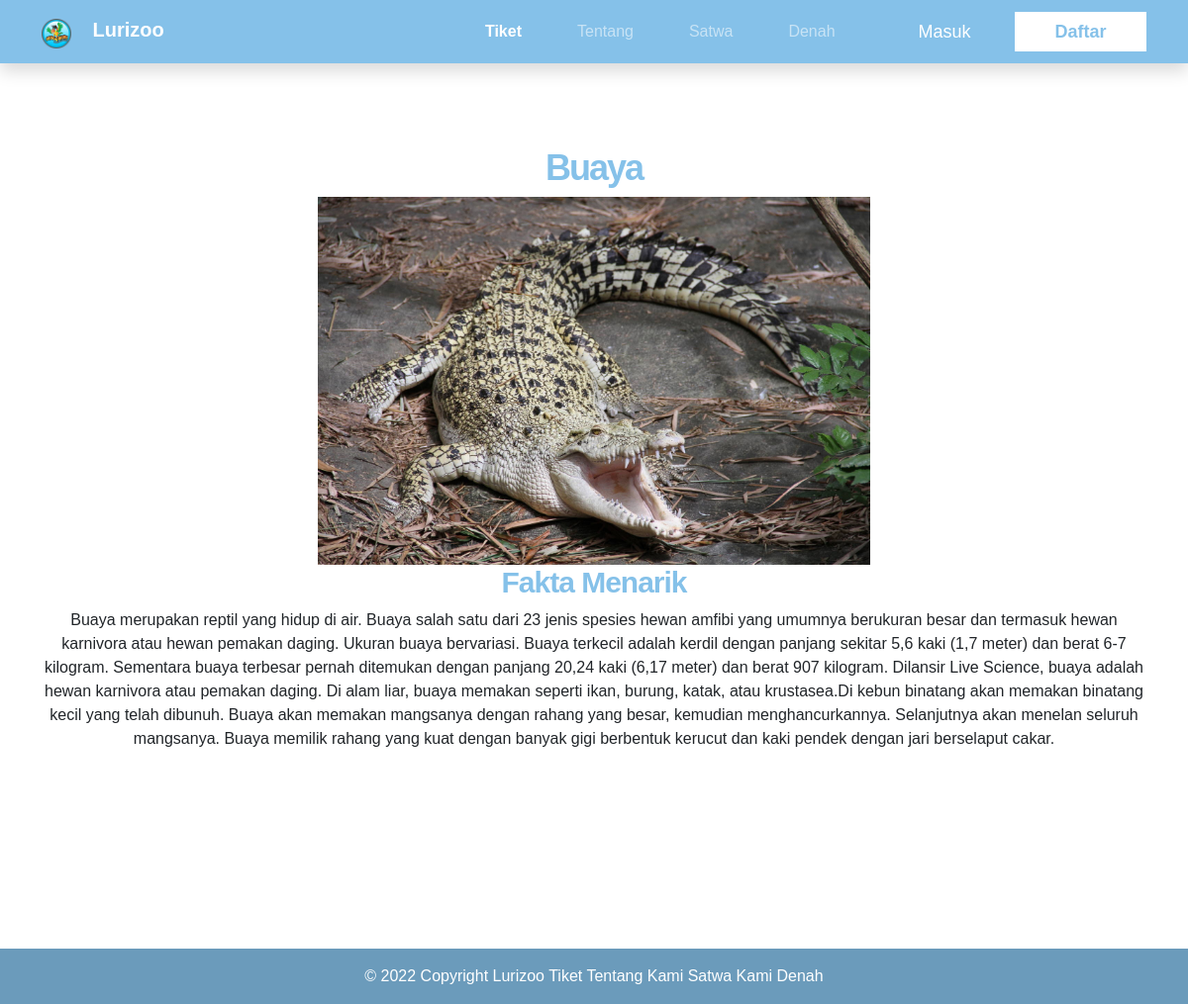
The page /detail-satwa.php?id=23 on the database its author committed.
### tables this page shows
CREATE TABLE `satwa` (
  `id_satwa` int(11) NOT NULL,
  `nama_binatang` varchar(200) NOT NULL,
  `gambar` varchar(255) NOT NULL,
  `deskripsi_satwa` text NOT NULL
);

### detail-satwa.php (the view, shortened to what this page needs)
<?php
	include_once "db/dbconnect.php";
	$satwa = mysqli_query($conn, "SELECT * FROM satwa WHERE id_satwa = '".$_GET['id']."' ");
	$p = mysqli_fetch_object($satwa);
?>
<!DOCTYPE html>
<html lang="en">
  <head>
    <link
      href="https://cdn.jsdelivr.net/npm/bootstrap@5.0.2/dist/css/bootstrap.min.css"
      rel="stylesheet"
    />
    <link href="css/bootstrap.min.css" rel="stylesheet" />
    <link href="css/bootstrap-icons.css" rel="stylesheet" />
    <link href="css/templatemo-kind-heart-charity.css" rel="stylesheet" />
    <link
      rel="stylesheet"
      href="https://maxcdn.bootstrapcdn.com/font-awesome/4.5.0/css/font-awesome.min.css"
    />
    <link rel="stylesheet" href="css/style-hewan.css" />
  </head>
  <body>
        <nav
      class="navbar navbar-expand-lg navbar-dark position-fixed w-100 shadow"
    >
      <div class="container">
        <a class="navbar-brand" href="index.php">
          <img
            src="assets/img/LOGO.png"
            alt=""
            width="30"
            class="d-inline-block align-text-top me-3"
          />
          Lurizoo</a
        >
        <div class="collapse navbar-collapse" id="navbarNav">
          <ul class="navbar-nav me-3 mx-auto">
            <li class="nav-item mx-2">
              <a class="nav-link active" aria-current="page" href="tiket.php"
                >Tiket</a
              >
            </li>
            <li class="nav-item mx-2">
              <a class="nav-link" href="about.php">Tentang</a>
            </li>
            <li class="nav-item mx-2">
              <a class="nav-link" href="satwa.php">Satwa</a>
            </li>
            <li class="nav-item mx-2">
              <a class="nav-link" href="denah.php">Denah</a>
            </li>
          </ul>
          <div>
            <button class="button-secondary">
              <a style="text-decoration: none; color: #fff" href="login.php"
                >Masuk</a
              >
            </button>
            <button class="button-primary">
              <a
                style="text-decoration: none; color: #85c1e9"
                href="signin.php"
                >Daftar</a
              >
            </button>
          </div>
        </div>
      </div>
    </nav>
    <section id="hewan">
        <div class="container">
            <div class="row">
                <div class="col-12 text-center mt-5">
                  <h2><?php echo $p->nama_binatang ?></h2>
                  <img src="<?php echo $p->gambar ?>" width="50%">
                  <h3>Fakta Menarik</h3>
                  <?php echo $p->deskripsi_satwa ?>
                </div>
            </div>
        </div>
    </section>
    <footer class="text-center text-lg-start">
      <div class="text-center p-3" style="background-color: rgba(0, 0, 0, 0.2); color: #fff;">
        © 2022 Copyright Lurizoo
        <a class="text-white" href="tiket.php">Tiket</a>
        <a class="text-white" href="about.php">Tentang Kami</a>
        <a class="text-white" href="satwa.php">Satwa Kami</a>
        <a class="text-white" href="denah.php">Denah</a>
      </div>
    </footer>
    </body>
  </html>

### css/templatemo-kind-heart-charity.css (style rules this page uses)
:root { --white-color: #ffffff; --primary-color: #5bc1ac; --secondary-color: #5a6f80; --section-bg-color: #f0f8ff; --site-footer-bg-color: #44525d; --custom-btn-bg-color: #597081; --custom-btn-bg-hover-color: #5bc1ac; --dark-color: #000000; --p-color: #717275; --border-color: #e9eaeb; --body-font-family: 'Metropolis', sans-serif; --h1-font-size: 52px; --h2-font-size: 46px; --h3-font-size: 32px; --h4-font-size: 28px; --h5-font-size: 24px; --h6-font-size: 22px; --p-font-size: 16px; --btn-font-size: 18px; --copyright-font-size: 14px; --border-radius-large: 100px; --border-radius-medium: 20px; --border-radius-small: 10px; --font-weight-light: 300; --font-weight-normal: 400; --font-weight-semibold: 600; --font-weight-bold: 700; }
body { background-color: var(--white-color); font-family: var(--body-font-family); }
h2, h3, h4, h5, h6 { color: var(--dark-color); }
h1, h2, h3, h4, h5, h6 { font-weight: var(--font-weight-semibold); letter-spacing: -1px; }
h2 { color: var(--secondary-color); font-size: var(--h2-font-size); letter-spacing: -2px; }
h3 { font-size: var(--h3-font-size); }
ul li { color: var(--p-color); font-size: var(--p-font-size); font-weight: var(--font-weight-normal); }
a, button { touch-action: manipulation; transition: all 0.3s; }
a { color: var(--p-color); text-decoration: none; }
.navbar { background: var(--white-color); z-index: 9; padding-top: 0; padding-bottom: 0; }
.navbar-brand { color: var(--primary-color); font-size: var(--h6-font-size); font-weight: var(--font-weight-bold); }
.navbar-expand-lg .navbar-nav .nav-link { margin-right: 0; margin-left: 0; padding: 20px; }
.navbar-nav .nav-link { display: inline-block; color: var(--p-color); font-size: var(--p-font-size); font-weight: var(--font-weight-medium); position: relative; padding-top: 15px; padding-bottom: 15px; }
.navbar-nav .nav-link.active, .navbar-nav .nav-link:hover { background: transparent; color: var(--primary-color); }

### css/style-hewan.css (style rules this page uses)
.navbar { background-color: #85c1e9; z-index: 100; }
.navbar-brand { font-weight: 700; font-size: 20px; }
.nav-link { font-size: 18px; }
.nav-link.active { font-weight: 700; }
.button-primary { width: 133px; height: 40px; background-color: #fff; color: var(--pr-color); border: none; font-size: 18px; font-weight: 700; }
.button-secondary { width: 133px; height: 40px; background-color: transparent; color: #fff; border: none; font-size: 18px; font-weight: 400; }
#hewan { padding: 100px 0; }
h2 { font-size: 36px; font-weight: 700; color: #85c1e9; }
h3 { font-size: 30px; font-weight: 600; color: #85c1e9; }
footer { margin-top: 100px; background-color: #85c1e9; }

### rows shown on the page
satwa: nama_binatang "Buaya", gambar (picture), deskripsi_satwa "Buaya merupakan reptil yang hidup di air. Buaya salah satu dari 23 jenis spesies hewan amfibi yang umumnya berukuran besar dan termasuk hewan karnivora atau hewan pemakan daging. Ukuran buaya bervariasi. Buaya terkecil adalah kerdil dengan panjang sekitar 5,6 kaki (1,7 meter) dan berat 6-7 kilogram. Sementara buaya terbesar pernah ditemukan dengan panjang 20,24 kaki (6,17 meter) dan berat 907 kilogram. Dilansir Live Science, buaya adalah hewan karnivora atau pemakan daging. Di alam liar, buaya memakan seperti ikan, burung, katak, atau krustasea.Di kebun binatang akan memakan binatang kecil yang telah dibunuh. Buaya akan memakan mangsanya dengan rahang yang besar, kemudian menghancurkannya.…"
